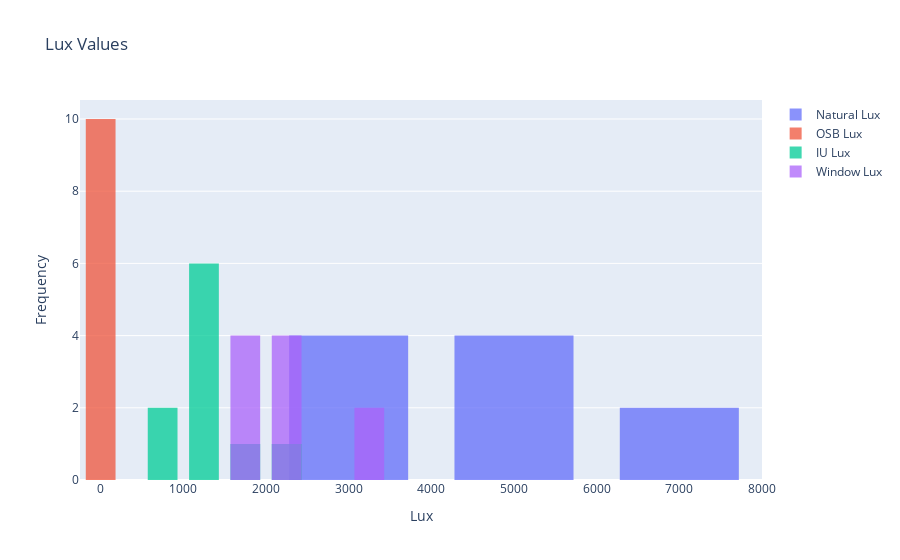

The notebook cell this image was saved under:
### Code cell
# Plot the lux values as a histogram with lux on the bottom and frequency on the side
# Do this for the four types of Lux values [natural_lux, osb_lux, iu_lux, window_lux]
fig = go.Figure()
fig.add_trace(go.Histogram(x=lux["natural_lux"], name="Natural Lux"))
fig.add_trace(go.Histogram(x=lux["osb_lux"], name="OSB Lux"))
fig.add_trace(go.Histogram(x=lux["iu_lux"], name="IU Lux"))
fig.add_trace(go.Histogram(x=lux["window_lux"], name="Window Lux"))
fig.update_layout(barmode="overlay")
fig.update_traces(opacity=0.75)

# Add titles
fig.update_layout(
    title_text="Lux Values",
    xaxis_title_text="Lux",
    yaxis_title_text="Frequency",
    bargap=0.2,  # gap between bars of adjacent location coordinates.
    bargroupgap=0.1,  # gap between bars of the same location coordinate.
)

fig.show()

### Figure 1 — Plotly figure (JSON) as saved in the notebook; plotly's stock layout.template omitted (floating-point values rounded to 4 significant figures)
{"data": [{"name": "Natural Lux", "opacity": 0.75, "type": "histogram", "x": [2500, 7800, 7800, 4350, 2100, 4300, 4740, 2900, 4200, 3700]}, {"name": "OSB Lux", "opacity": 0.75, "type": "histogram", "x": [0, 0, 0, 0, 0, 0, 0, 0, 0, 0]}, {"name": "IU Lux", "opacity": 0.75, "type": "histogram", "x": [1000, 2100, 1500, 1050, 760, 1030, 1460, 990, 1450, 1300]}, {"name": "Window Lux", "opacity": 0.75, "type": "histogram", "x": [1500, 3000, 3000, 1700, 2000, 2000, 2200, 2200, 1930, 1930]}], "layout": {"bargap": 0.2, "bargroupgap": 0.1, "barmode": "overlay", "title": {"text": "Lux Values"}, "xaxis": {"title": {"text": "Lux"}}, "yaxis": {"title": {"text": "Frequency"}}}}
